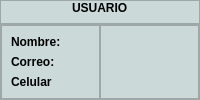
                                <widget class="QWidget" name="widget_20" native="true">
                                 <property name="styleSheet">
                                  <string notr="true">background-color: rgb(203, 218, 216);</string>
                                 </property>
                                 <layout class="QVBoxLayout" name="verticalLayout_72">
                                  <property name="spacing">
                                   <number>0</number>
                                  </property>
                                  <property name="leftMargin">
                                   <number>0</number>
                                  </property>
                                  <property name="topMargin">
                                   <number>0</number>
                                  </property>
                                  <property name="rightMargin">
                                   <number>0</number>
                                  </property>
                                  <property name="bottomMargin">
                                   <number>0</number>
                                  </property>
                                  <item>
                                   <widget class="QFrame" name="frame_45">
                                    <property name="minimumSize">
                                     <size>
                                      <width>0</width>
                                      <height>0</height>
                                     </size>
                                    </property>
                                    <property name="maximumSize">
                                     <size>
                                      <width>16777215</width>
                                      <height>50</height>
                                     </size>
                                    </property>
                                    <property name="frameShape">
                                     <enum>QFrame::StyledPanel</enum>
                                    </property>
                                    <property name="frameShadow">
                                     <enum>QFrame::Raised</enum>
                                    </property>
                                    <layout class="QVBoxLayout" name="verticalLayout_76">
                                     <property name="spacing">
                                      <number>0</number>
                                     </property>
                                     <property name="leftMargin">
                                      <number>0</number>
                                     </property>
                                     <property name="topMargin">
                                      <number>0</number>
                                     </property>
                                     <property name="rightMargin">
                                      <number>0</number>
                                     </property>
                                     <property name="bottomMargin">
                                      <number>0</number>
                                     </property>
                                     <item alignment="Qt::AlignHCenter|Qt::AlignTop">
                                      <widget class="QLabel" name="label_31">
                                       <property name="font">
                                        <font>
                                         <weight>75</weight>
                                         <bold>true</bold>
                                        </font>
                                       </property>
                                       <property name="text">
                                        <string>USUARIO</string>
                                       </property>
                                      </widget>
                                     </item>
                                    </layout>
                                   </widget>
                                  </item>
                                  <item>
                                   <widget class="QFrame" name="frame_46">
                                    <property name="frameShape">
                                     <enum>QFrame::StyledPanel</enum>
                                    </property>
                                    <property name="frameShadow">
                                     <enum>QFrame::Raised</enum>
                                    </property>
                                    <layout class="QHBoxLayout" name="horizontalLayout_40">
                                     <property name="spacing">
                                      <number>0</number>
                                     </property>
                                     <property name="leftMargin">
                                      <number>0</number>
                                     </property>
                                     <property name="topMargin">
                                      <number>0</number>
                                     </property>
                                     <property name="rightMargin">
                                      <number>0</number>
                                     </property>
                                     <property name="bottomMargin">
                                      <number>0</number>
                                     </property>
                                     <item>
                                      <widget class="QFrame" name="frame_47">
                                       <property name="frameShape">
                                        <enum>QFrame::StyledPanel</enum>
                                       </property>
                                       <property name="frameShadow">
                                        <enum>QFrame::Raised</enum>
                                       </property>
                                       <layout class="QVBoxLayout" name="verticalLayout_74">
                                        <item>
                                         <widget class="QLabel" name="label_33">
                                          <property name="font">
                                           <font>
                                            <weight>75</weight>
                                            <bold>true</bold>
                                           </font>
                                          </property>
                                          <property name="text">
                                           <string>Nombre:</string>
                                          </property>
                                         </widget>
                                        </item>
                                        <item>
                                         <widget class="QLabel" name="label_34">
                                          <property name="font">
                                           <font>
                                            <weight>75</weight>
                                            <bold>true</bold>
                                           </font>
                                          </property>
                                          <property name="text">
                                           <string>Correo:</string>
                                          </property>
                                         </widget>
                                        </item>
                                        <item>
                                         <widget class="QLabel" name="label_35">
                                          <property name="font">
                                           <font>
                                            <weight>75</weight>
                                            <bold>true</bold>
                                           </font>
                                          </property>
                                          <property name="text">
                                           <string>Celular</string>
                                          </property>
                                         </widget>
                                        </item>
                                       </layout>
                                      </widget>
                                     </item>
                                     <item>
                                      <widget class="QFrame" name="frame_48">
                                       <property name="frameShape">
                                        <enum>QFrame::StyledPanel</enum>
                                       </property>
                                       <property name="frameShadow">
                                        <enum>QFrame::Raised</enum>
                                       </property>
                                       <layout class="QVBoxLayout" name="verticalLayout_75">
                                        <item>
                                         <widget class="QLabel" name="nombre">
                                          <property name="text">
                                           <string/>
                                          </property>
                                         </widget>
                                        </item>
                                        <item>
                                         <widget class="QLabel" name="correo">
                                          <property name="text">
                                           <string/>
                                          </property>
                                         </widget>
                                        </item>
                                        <item>
                                         <widget class="QLabel" name="celular">
                                          <property name="text">
                                           <string/>
                                          </property>
                                         </widget>
                                        </item>
                                       </layout>
                                      </widget>
                                     </item>
                                    </layout>
                                   </widget>
                                  </item>
                                 </layout>
                                </widget>
